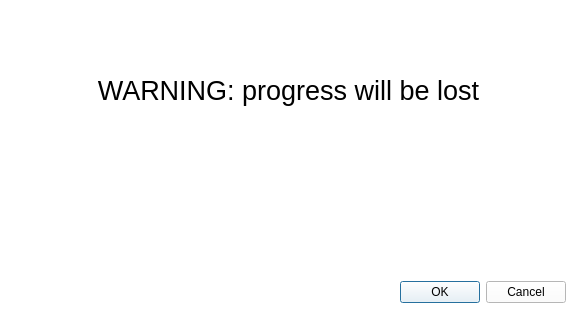
<?xml version="1.0" encoding="UTF-8"?>
<ui version="4.0">
 <class>Dialog</class>
 <widget class="QDialog" name="Dialog">
  <property name="geometry">
   <rect>
    <x>0</x>
    <y>0</y>
    <width>577</width>
    <height>314</height>
   </rect>
  </property>
  <property name="windowTitle">
   <string>WARNING</string>
  </property>
  <property name="styleSheet">
   <string notr="true">
background-color: rgb(255, 255, 255);</string>
  </property>
  <layout class="QGridLayout" name="gridLayout">
   <item row="1" column="0">
    <widget class="QDialogButtonBox" name="ok_button">
     <property name="font">
      <font>
       <pointsize>10</pointsize>
       <weight>50</weight>
       <bold>false</bold>
      </font>
     </property>
     <property name="orientation">
      <enum>Qt::Horizontal</enum>
     </property>
     <property name="standardButtons">
      <set>QDialogButtonBox::Cancel|QDialogButtonBox::Ok</set>
     </property>
     <property name="centerButtons">
      <bool>false</bool>
     </property>
    </widget>
   </item>
   <item row="0" column="0">
    <widget class="QTextEdit" name="textEdit">
     <property name="palette">
      <palette>
       <active>
        <colorrole role="WindowText">
         <brush brushstyle="SolidPattern">
          <color alpha="255">
           <red>0</red>
           <green>0</green>
           <blue>0</blue>
          </color>
         </brush>
        </colorrole>
        <colorrole role="Button">
         <brush brushstyle="SolidPattern">
          <color alpha="255">
           <red>255</red>
           <green>255</green>
           <blue>255</blue>
          </color>
         </brush>
        </colorrole>
        <colorrole role="Text">
         <brush brushstyle="SolidPattern">
          <color alpha="255">
           <red>0</red>
           <green>0</green>
           <blue>0</blue>
          </color>
         </brush>
        </colorrole>
        <colorrole role="Base">
         <brush brushstyle="SolidPattern">
          <color alpha="255">
           <red>255</red>
           <green>255</green>
           <blue>255</blue>
          </color>
         </brush>
        </colorrole>
        <colorrole role="Window">
         <brush brushstyle="SolidPattern">
          <color alpha="255">
           <red>255</red>
           <green>255</green>
           <blue>255</blue>
          </color>
         </brush>
        </colorrole>
       </active>
       <inactive>
        <colorrole role="WindowText">
         <brush brushstyle="SolidPattern">
          <color alpha="255">
           <red>0</red>
           <green>0</green>
           <blue>0</blue>
          </color>
         </brush>
        </colorrole>
        <colorrole role="Button">
         <brush brushstyle="SolidPattern">
          <color alpha="255">
           <red>255</red>
           <green>255</green>
           <blue>255</blue>
          </color>
         </brush>
        </colorrole>
        <colorrole role="Text">
         <brush brushstyle="SolidPattern">
          <color alpha="255">
           <red>0</red>
           <green>0</green>
           <blue>0</blue>
          </color>
         </brush>
        </colorrole>
        <colorrole role="Base">
         <brush brushstyle="SolidPattern">
          <color alpha="255">
           <red>255</red>
           <green>255</green>
           <blue>255</blue>
          </color>
         </brush>
        </colorrole>
        <colorrole role="Window">
         <brush brushstyle="SolidPattern">
          <color alpha="255">
           <red>255</red>
           <green>255</green>
           <blue>255</blue>
          </color>
         </brush>
        </colorrole>
       </inactive>
       <disabled>
        <colorrole role="WindowText">
         <brush brushstyle="SolidPattern">
          <color alpha="255">
           <red>120</red>
           <green>120</green>
           <blue>120</blue>
          </color>
         </brush>
        </colorrole>
        <colorrole role="Button">
         <brush brushstyle="SolidPattern">
          <color alpha="255">
           <red>255</red>
           <green>255</green>
           <blue>255</blue>
          </color>
         </brush>
        </colorrole>
        <colorrole role="Text">
         <brush brushstyle="SolidPattern">
          <color alpha="255">
           <red>120</red>
           <green>120</green>
           <blue>120</blue>
          </color>
         </brush>
        </colorrole>
        <colorrole role="Base">
         <brush brushstyle="SolidPattern">
          <color alpha="255">
           <red>255</red>
           <green>255</green>
           <blue>255</blue>
          </color>
         </brush>
        </colorrole>
        <colorrole role="Window">
         <brush brushstyle="SolidPattern">
          <color alpha="255">
           <red>255</red>
           <green>255</green>
           <blue>255</blue>
          </color>
         </brush>
        </colorrole>
       </disabled>
      </palette>
     </property>
     <property name="contextMenuPolicy">
      <enum>Qt::NoContextMenu</enum>
     </property>
     <property name="frameShape">
      <enum>QFrame::NoFrame</enum>
     </property>
     <property name="html">
      <string>&lt;!DOCTYPE HTML PUBLIC &quot;-//W3C//DTD HTML 4.0//EN&quot; &quot;http://www.w3.org/TR/REC-html40/strict.dtd&quot;&gt;
&lt;html&gt;&lt;head&gt;&lt;meta name=&quot;qrichtext&quot; content=&quot;1&quot; /&gt;&lt;style type=&quot;text/css&quot;&gt;
p, li { white-space: pre-wrap; }
&lt;/style&gt;&lt;/head&gt;&lt;body style=&quot; font-family:'MS Shell Dlg 2'; font-size:9.75pt; font-weight:400; font-style:normal;&quot;&gt;
&lt;p style=&quot;-qt-paragraph-type:empty; margin-top:0px; margin-bottom:0px; margin-left:0px; margin-right:0px; -qt-block-indent:0; text-indent:0px; font-size:5.5pt;&quot;&gt;&lt;br /&gt;&lt;/p&gt;
&lt;p style=&quot;-qt-paragraph-type:empty; margin-top:0px; margin-bottom:0px; margin-left:0px; margin-right:0px; -qt-block-indent:0; text-indent:0px; font-size:5.5pt;&quot;&gt;&lt;br /&gt;&lt;/p&gt;
&lt;p align=&quot;center&quot; style=&quot; margin-top:0px; margin-bottom:0px; margin-left:0px; margin-right:0px; -qt-block-indent:0; text-indent:0px;&quot;&gt;&lt;img src=&quot;:/warning_icon/warning.png&quot; /&gt;&lt;/p&gt;
&lt;p style=&quot;-qt-paragraph-type:empty; margin-top:0px; margin-bottom:0px; margin-left:0px; margin-right:0px; -qt-block-indent:0; text-indent:0px; font-size:5.5pt;&quot;&gt;&lt;br /&gt;&lt;/p&gt;
&lt;p style=&quot;-qt-paragraph-type:empty; margin-top:0px; margin-bottom:0px; margin-left:0px; margin-right:0px; -qt-block-indent:0; text-indent:0px; font-size:5.5pt;&quot;&gt;&lt;br /&gt;&lt;/p&gt;
&lt;p align=&quot;center&quot; style=&quot;-qt-paragraph-type:empty; margin-top:0px; margin-bottom:0px; margin-left:0px; margin-right:0px; -qt-block-indent:0; text-indent:0px; font-size:5.5pt;&quot;&gt;&lt;br /&gt;&lt;/p&gt;
&lt;p align=&quot;center&quot; style=&quot; margin-top:0px; margin-bottom:0px; margin-left:0px; margin-right:0px; -qt-block-indent:0; text-indent:0px;&quot;&gt;&lt;span style=&quot; font-size:20pt;&quot;&gt;WARNING: progress will be lost&lt;/span&gt;&lt;/p&gt;&lt;/body&gt;&lt;/html&gt;</string>
     </property>
    </widget>
   </item>
  </layout>
 </widget>
 <resources>
  <include location="additional_ressources/icons.qrc"/>
 </resources>
 <connections>
  <connection>
   <sender>ok_button</sender>
   <signal>rejected()</signal>
   <receiver>Dialog</receiver>
   <slot>reject()</slot>
   <hints>
    <hint type="sourcelabel">
     <x>316</x>
     <y>260</y>
    </hint>
    <hint type="destinationlabel">
     <x>286</x>
     <y>274</y>
    </hint>
   </hints>
  </connection>
  <connection>
   <sender>ok_button</sender>
   <signal>accepted()</signal>
   <receiver>Dialog</receiver>
   <slot>accept()</slot>
   <hints>
    <hint type="sourcelabel">
     <x>248</x>
     <y>254</y>
    </hint>
    <hint type="destinationlabel">
     <x>157</x>
     <y>274</y>
    </hint>
   </hints>
  </connection>
 </connections>
</ui>
